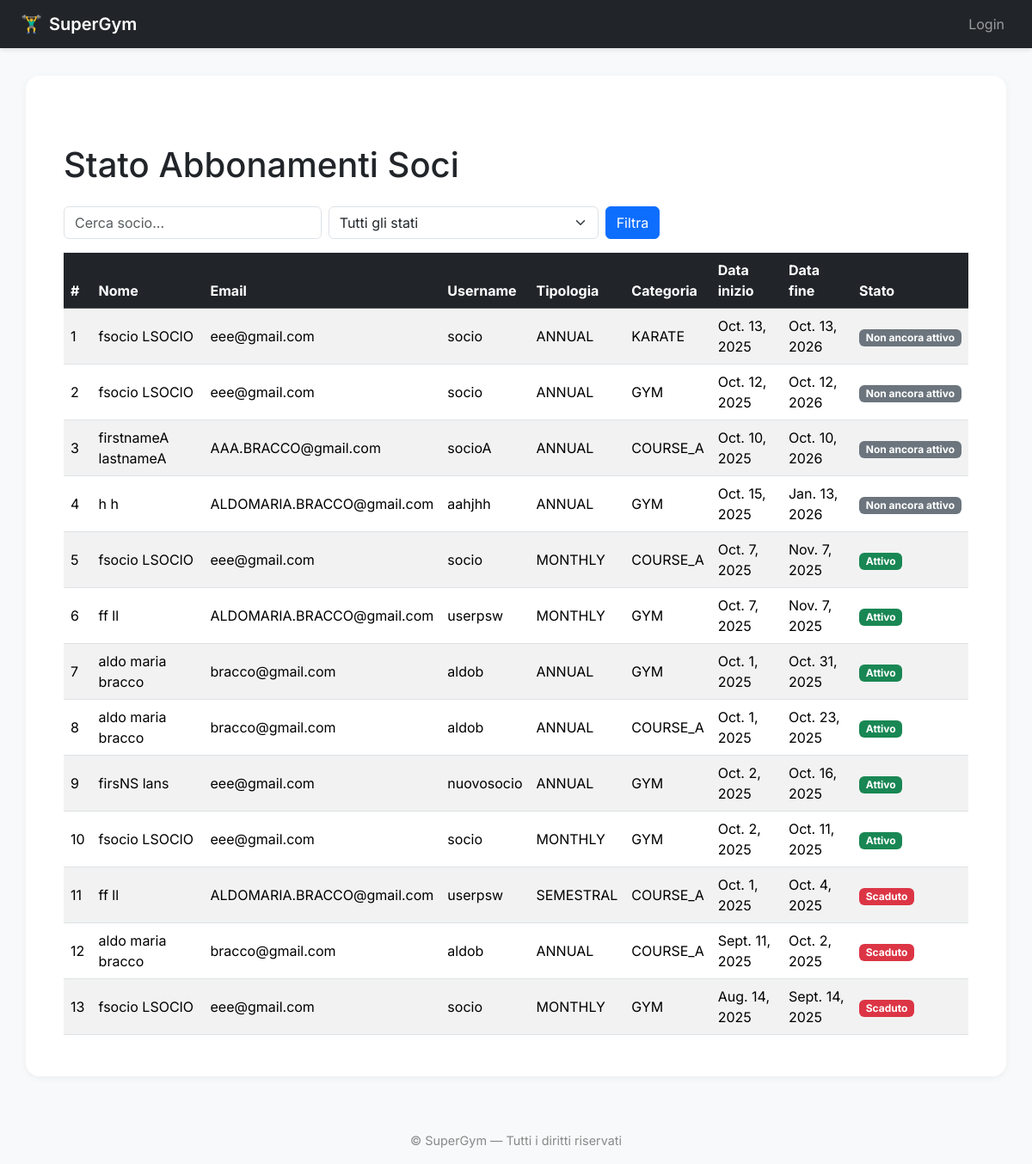
The app's page /members/subscriptions/ with its own data.
### members/models.py (models this page shows, shortened)
class Subscription(models.Model):
    class SubscriptionType(models.TextChoices):
        MONTHLY = 'MONTHLY', _('Mensile')
        SEMESTRAL = 'SEMESTRAL', _('Semestrale')
        ANNUAL = 'ANNUAL', _('Annuale')
    class Category(models.TextChoices):
        GYM = 'GYM', _('Palestra')
        COURSE_A = 'COURSE_A', _('Corso A')
        KARATE = 'KARATE', _('Karate')
    member = models.ForeignKey(
        Member,
        on_delete=models.CASCADE,
        related_name="subscriptions",
        verbose_name=_("Socio")
    )
    subscription_type = models.CharField(
        max_length=20,
        choices=SubscriptionType.choices,
        verbose_name=_("Tipologia abbonamento")
    )
    category = models.CharField(
        max_length=20,
        choices=Category.choices,
        verbose_name=_("Categoria")
    )
    start_date = models.DateField(verbose_name=_("Data inizio"))
    end_date = models.DateField(verbose_name=_("Data fine"), null=True, blank=True)
    class Meta:
        verbose_name = _("Abbonamento")
        verbose_name_plural = _("Abbonamenti")
        ordering = ['-end_date']

class Member(AbstractUser):
    first_name = models.CharField(_("Nome"), max_length=150, blank=False)
    last_name = models.CharField(_("Cognome"), max_length=150, blank=False)
    email = models.EmailField(_("Email"), blank=False)
    date_of_birth = models.DateField(_("Data di nascita"), null=True, blank=True)
    phone_number = models.CharField(_("Numero di telefono"), max_length=20, blank=True)
    address = models.CharField(_("Indirizzo"), max_length=255, blank=True)
    class Meta:
        verbose_name = _("Socio")
        verbose_name_plural = _("Soci")
        ordering = ['last_name', 'first_name']

### members/views.py (the view)
# urls.py: path('subscriptions/', views.subscription_status, name='subscription_status'),
def subscription_status(request):
    today = timezone.now().date()
    search_query = request.GET.get('q', '').lower()
    status_filter = request.GET.get('status', '')
    subscriptions_status = []
    subscriptions = Subscription.objects.select_related('member').all()
    for sub in subscriptions:
        member = sub.member
        if search_query:
            if search_query not in member.first_name.lower() \
               and search_query not in member.last_name.lower() \
               and search_query not in member.email.lower() \
               and search_query not in member.username.lower():
                continue
        if sub.start_date > today:
            status = "Non ancora attivo"
        elif sub.end_date and sub.end_date < today:
            status = "Scaduto"
        else:
            status = "Attivo"
        if status_filter and status != status_filter:
            continue
        subscriptions_status.append({
            'subscription': sub,
            'member': member,
            'status': status
        })
    context = {
        'subscriptions_status': subscriptions_status
    }
    return render(request, 'subscription_status.html', context)

### templates/subscription_status.html (shortened to what this page needs)
{% extends "base.html" %}
{% block content %}
<div class="container mt-5">
    <h1 class="mb-4">Stato Abbonamenti Soci</h1>
    <div class="row mb-3">
        <div class="col-md-8">
            <form method="get" class="d-flex">
                <input type="text" name="q" class="form-control me-2" placeholder="Cerca socio..." value="{{ request.GET.q }}">
                <select name="status" class="form-select me-2">
                    <option value="">Tutti gli stati</option>
                </select>
                <button type="submit" class="btn btn-primary">Filtra</button>
            </form>
        </div>
    </div>
    <div class="row">
        <div class="col-12">
            <div class="table-responsive">
                <table class="table table-striped table-hover align-middle">
                    <thead class="table-dark">
                        <tr>
                            <th>#</th>
                            <th>Nome</th>
                            <th>Email</th>
                            <th>Username</th>
                            <th>Tipologia</th>
                            <th>Categoria</th>
                            <th>Data inizio</th>
                            <th>Data fine</th>
                            <th>Stato</th>
                        </tr>
                    </thead>
                    <tbody>
                        {% for item in subscriptions_status %}
                        <tr>
                            <td>{{ forloop.counter }}</td>
                            <td>{{ item.member.first_name }} {{ item.member.last_name }}</td>
                            <td>{{ item.member.email }}</td>
                            <td>{{ item.member.username }}</td>
                            <td>{{ item.subscription.subscription_type }}</td>
                            <td>{{ item.subscription.category }}</td>
                            <td>{{ item.subscription.start_date }}</td>
                            <td>{{ item.subscription.end_date|default:"-" }}</td>
                            <td>
                                {% if item.status == "Attivo" %}
                                    <span class="badge bg-success">{{ item.status }}</span>
                                {% elif item.status == "Scaduto" %}
                                    <span class="badge bg-danger">{{ item.status }}</span>
                                {% else %}
                                    <span class="badge bg-secondary">{{ item.status }}</span>
                                {% endif %}
                            </td>
                        </tr>
                        {% empty %}
                        <tr>
                            <td colspan="9" class="text-center">Nessun abbonamento trovato.</td>
                        </tr>
                        {% endfor %}
                    </tbody>
                </table>
            </div>
        </div>
    </div>
</div>
{% endblock %}

### static/css/style.css (style rules this page uses)
body { background-color: #f8f9fa; }
body { font-family: 'Inter', sans-serif; background-color: #f8f9fa; }

### records on screen
Subscription: member.first_name "fsocio", member.last_name "LSOCIO", member.email "eee@gmail.com", member.username "socio", subscription.subscription_type "ANNUAL", subscription.category "KARATE", subscription.start_date "Oct. 13, 2025", subscription.end_date "Oct. 13, 2026", status "Non ancora attivo"
Subscription: member.first_name "fsocio", member.last_name "LSOCIO", member.email "eee@gmail.com", member.username "socio", subscription.subscription_type "ANNUAL", subscription.category "GYM", subscription.start_date "Oct. 12, 2025", subscription.end_date "Oct. 12, 2026", status "Non ancora attivo"
Subscription: member.first_name "firstnameA", member.last_name "lastnameA", member.email "AAA.BRACCO@gmail.com", member.username "socioA", subscription.subscription_type "ANNUAL", subscription.category "COURSE_A", subscription.start_date "Oct. 10, 2025", subscription.end_date "Oct. 10, 2026", status "Non ancora attivo"
Subscription: member.first_name "h", member.last_name "h", member.email "ALDOMARIA.BRACCO@gmail.com", member.username "aahjhh", subscription.subscription_type "ANNUAL", subscription.category "GYM", subscription.start_date "Oct. 15, 2025", subscription.end_date "Jan. 13, 2026", status "Non ancora attivo"
Subscription: member.first_name "fsocio", member.last_name "LSOCIO", member.email "eee@gmail.com", member.username "socio", subscription.subscription_type "MONTHLY", subscription.category "COURSE_A", subscription.start_date "Oct. 7, 2025", subscription.end_date "Nov. 7, 2025", status "Attivo"
Subscription: member.first_name "ff", member.last_name "ll", member.email "ALDOMARIA.BRACCO@gmail.com", member.username "userpsw", subscription.subscription_type "MONTHLY", subscription.category "GYM", subscription.start_date "Oct. 7, 2025", subscription.end_date "Nov. 7, 2025", status "Attivo"
Subscription: member.first_name "aldo maria", member.last_name "bracco", member.email "bracco@gmail.com", member.username "aldob", subscription.subscription_type "ANNUAL", subscription.category "GYM", subscription.start_date "Oct. 1, 2025", subscription.end_date "Oct. 31, 2025", status "Attivo"
Subscription: member.first_name "aldo maria", member.last_name "bracco", member.email "bracco@gmail.com", member.username "aldob", subscription.subscription_type "ANNUAL", subscription.category "COURSE_A", subscription.start_date "Oct. 1, 2025", subscription.end_date "Oct. 23, 2025", status "Attivo"
Subscription: member.first_name "firsNS", member.last_name "lans", member.email "eee@gmail.com", member.username "nuovosocio", subscription.subscription_type "ANNUAL", subscription.category "GYM", subscription.start_date "Oct. 2, 2025", subscription.end_date "Oct. 16, 2025", status "Attivo"
Subscription: member.first_name "fsocio", member.last_name "LSOCIO", member.email "eee@gmail.com", member.username "socio", subscription.subscription_type "MONTHLY", subscription.category "GYM", subscription.start_date "Oct. 2, 2025", subscription.end_date "Oct. 11, 2025", status "Attivo"
Subscription: member.first_name "ff", member.last_name "ll", member.email "ALDOMARIA.BRACCO@gmail.com", member.username "userpsw", subscription.subscription_type "SEMESTRAL", subscription.category "COURSE_A", subscription.start_date "Oct. 1, 2025", subscription.end_date "Oct. 4, 2025", status "Scaduto"
Subscription: member.first_name "aldo maria", member.last_name "bracco", member.email "bracco@gmail.com", member.username "aldob", subscription.subscription_type "ANNUAL", subscription.category "COURSE_A", subscription.start_date "Sept. 11, 2025", subscription.end_date "Oct. 2, 2025", status "Scaduto"
Subscription: member.first_name "fsocio", member.last_name "LSOCIO", member.email "eee@gmail.com", member.username "socio", subscription.subscription_type "MONTHLY", subscription.category "GYM", subscription.start_date "Aug. 14, 2025", subscription.end_date "Sept. 14, 2025", status "Scaduto"
